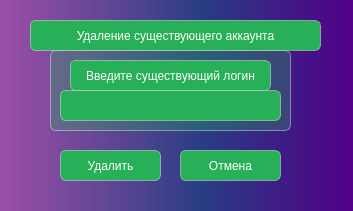
<?xml version="1.0" encoding="UTF-8"?>
<ui version="4.0">
 <class>MainWindow</class>
 <widget class="QMainWindow" name="MainWindow">
  <property name="geometry">
   <rect>
    <x>0</x>
    <y>0</y>
    <width>353</width>
    <height>211</height>
   </rect>
  </property>
  <property name="windowTitle">
   <string>MainWindow</string>
  </property>
  <property name="styleSheet">
   <string notr="true">background-color: qlineargradient(spread:pad, x1:1, x2:0, stop:0 rgba(81, 0, 135, 255), stop:0.427447 rgba(41,61,132,235), stop:1 rgba(155,79,165,255));</string>
  </property>
  <widget class="QWidget" name="centralwidget">
   <widget class="QLabel" name="label_6">
    <property name="geometry">
     <rect>
      <x>50</x>
      <y>50</y>
      <width>241</width>
      <height>81</height>
     </rect>
    </property>
    <property name="styleSheet">
     <string notr="true">background-color: rgba(39, 176, 87, 0.3);
border: 1px solid rgba(255,255,255, 0.4);
border-radius: 6px;
color: white;</string>
    </property>
    <property name="text">
     <string/>
    </property>
    <property name="wordWrap">
     <bool>false</bool>
    </property>
    <property name="indent">
     <number>-1</number>
    </property>
   </widget>
   <widget class="QLabel" name="label">
    <property name="geometry">
     <rect>
      <x>70</x>
      <y>60</y>
      <width>201</width>
      <height>31</height>
     </rect>
    </property>
    <property name="styleSheet">
     <string notr="true">background-color: rgba(39, 176, 87, 1);
border: 1px solid rgba(255,255,255, 0.4);
border-radius: 6px;
color: white;</string>
    </property>
    <property name="text">
     <string>Введите существующий логин</string>
    </property>
    <property name="alignment">
     <set>Qt::AlignCenter</set>
    </property>
   </widget>
   <widget class="QLineEdit" name="lineEdit_login">
    <property name="geometry">
     <rect>
      <x>60</x>
      <y>90</y>
      <width>221</width>
      <height>31</height>
     </rect>
    </property>
    <property name="styleSheet">
     <string notr="true">background-color: rgba(39, 176, 87, 1);
border: 1px solid rgba(255,255,255, 0.4);
border-radius: 6px;
color: white;</string>
    </property>
   </widget>
   <widget class="QPushButton" name="btn_delete_user">
    <property name="geometry">
     <rect>
      <x>60</x>
      <y>150</y>
      <width>101</width>
      <height>31</height>
     </rect>
    </property>
    <property name="styleSheet">
     <string notr="true">background-color: rgba(39, 176, 87, 1);
border: 1px solid rgba(255,255,255, 0.4);
border-radius: 6px;
color: white;</string>
    </property>
    <property name="text">
     <string>Удалить</string>
    </property>
   </widget>
   <widget class="QPushButton" name="btn_exit">
    <property name="geometry">
     <rect>
      <x>180</x>
      <y>150</y>
      <width>101</width>
      <height>31</height>
     </rect>
    </property>
    <property name="styleSheet">
     <string notr="true">background-color: rgba(39, 176, 87, 1);
border: 1px solid rgba(255,255,255, 0.4);
border-radius: 6px;
color: white;</string>
    </property>
    <property name="text">
     <string>Отмена</string>
    </property>
   </widget>
   <widget class="QLabel" name="label_2">
    <property name="geometry">
     <rect>
      <x>30</x>
      <y>20</y>
      <width>291</width>
      <height>31</height>
     </rect>
    </property>
    <property name="styleSheet">
     <string notr="true">background-color: rgba(39, 176, 87, 1);
border: 1px solid rgba(255,255,255, 0.4);
border-radius: 6px;
color: white;</string>
    </property>
    <property name="text">
     <string>Удаление существующего аккаунта</string>
    </property>
    <property name="alignment">
     <set>Qt::AlignCenter</set>
    </property>
   </widget>
  </widget>
 </widget>
 <resources/>
 <connections/>
</ui>
